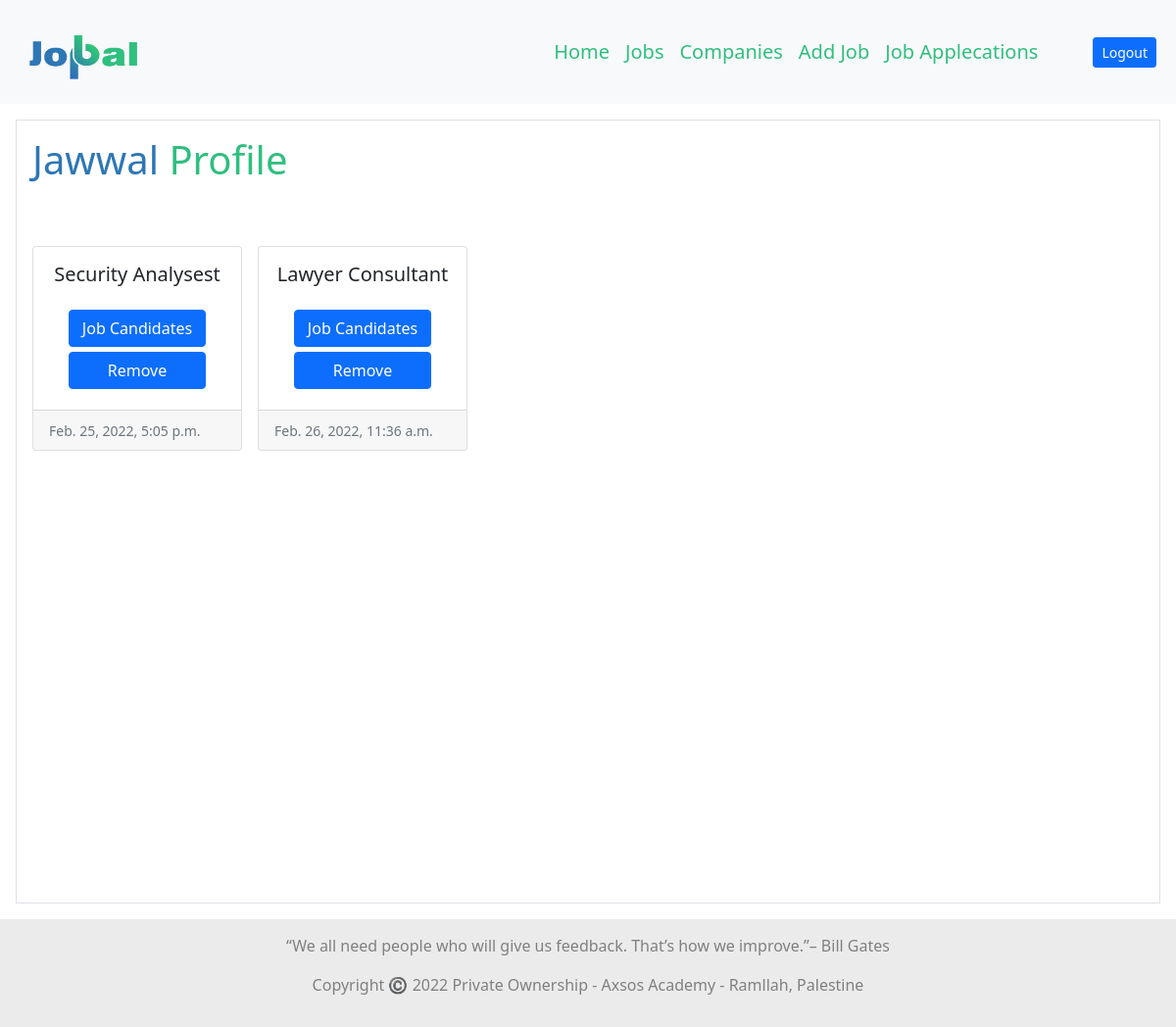
The page /company_jobs (signed in) on the database as committed earlier.
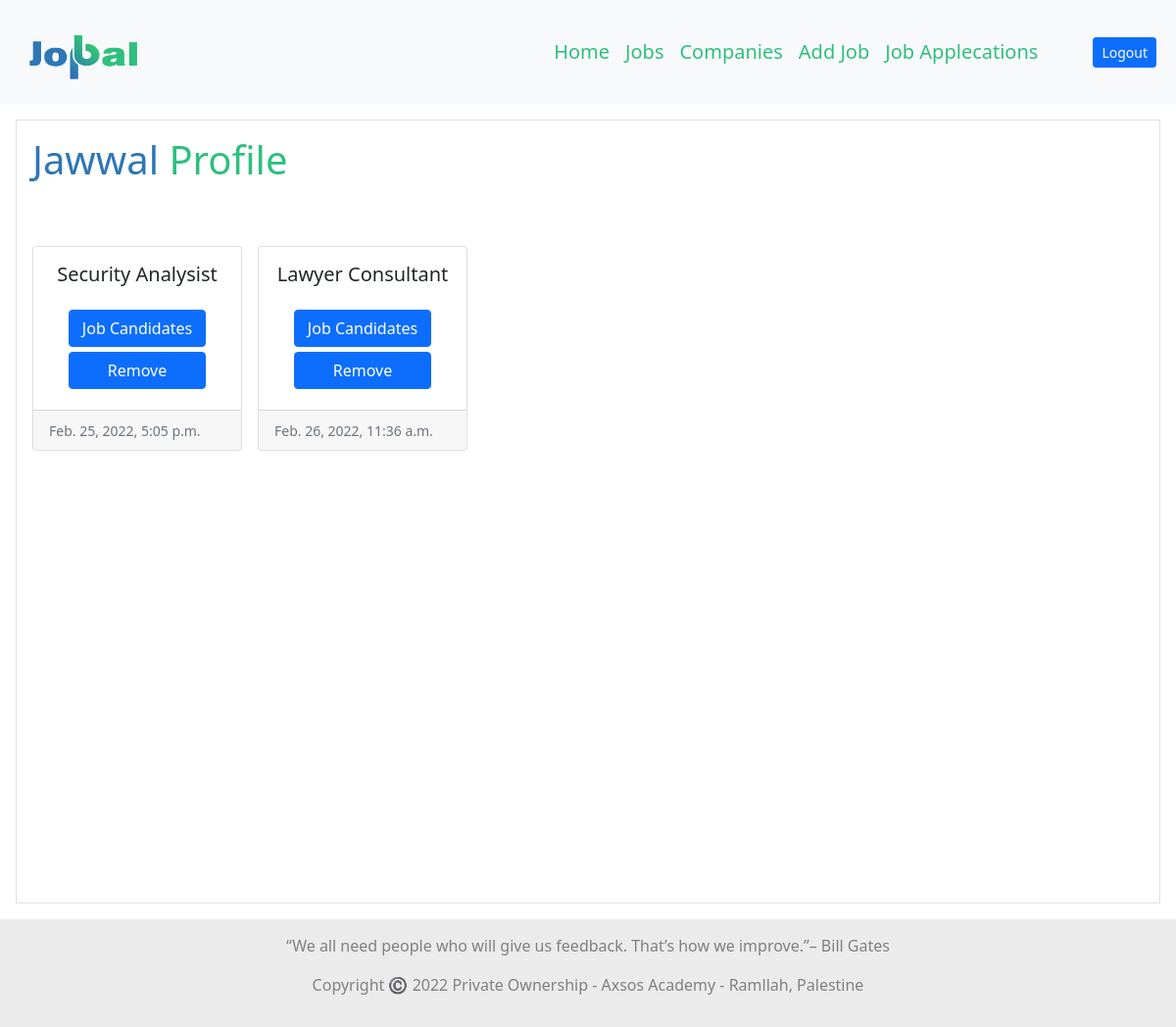
The same page on the database as committed later.
### jobpal_app/models.py (models this page shows)
class Job(models.Model):
    title=models.CharField(max_length=90)
    desc=models.TextField()
    location=models.CharField(max_length=95)
    category=models.CharField(max_length=90)
    user_job = models.ManyToManyField(User, related_name="jobs")
    company_job=models.ForeignKey(Company, related_name="add_job", on_delete = models.CASCADE)
    created_at = models.DateTimeField(auto_now_add=True)
    updated_at = models.DateTimeField(auto_now=True)
    objects = JobManager()

### jobpal_app/views.py (the view)
# urls.py: path('company_jobs', views.company_jobs),
def company_jobs(request):
    this_company=Company.objects.get(id = request.session['company_id'])
    context={
        'all_jobs':Job.objects.filter(company_job=this_company),
        'this_company':this_company
    }
    return render (request,'company_added_jobs.html',context)

### jobpal_app/templates/company_added_jobs.html (shortened to what this page needs)
<!DOCTYPE html>
<html lang="en">
<head>
	{% load static %}
	<link href="https://cdn.jsdelivr.net/npm/bootstrap@5.1.3/dist/css/bootstrap.min.css" rel="stylesheet"
 />
</head>
<body>
    <nav class="navbar navbar-expand-lg navbar-light bg-light p-2">
        <div class="container-fluid">
            <a class="navbar-brand me-5" href="/"><img
                    src="{% static 'img\Untitled-1 copy.png' %}"
                    alt="logo" style="width: 130px; height: 80px;"></a>
            <div class="collapse navbar-collapse justify-content-end" id="navbarNav">
                <ul class="navbar-nav">
                    <li class="nav-item">
                        <a class="nav-link active" aria-current="page" href="/"
                            style="color: #2FBF7F; font-size: 20px;">Home</a>
                    </li>
                    <li class="nav-item">
                        <a class="nav-link" href="/jobs" style="color: #2FBF7F; font-size: 20px;">Jobs</a>
                    </li>
                    <li class="nav-item">
                        <a class="nav-link" href="/companies" style="color: #2FBF7F; font-size: 20px;">Companies</a>
                    </li>
                    {% if request.session.company_id %}
                    <li class="nav-item">
                        <a class="nav-link" href="/add_job" style="color: #2FBF7F; font-size: 20px;">Add Job</a>
                    </li>
                    <li class="nav-item">
                        <a class="nav-link" href="/company_jobs" style="color: #2FBF7F; font-size: 20px;">Job Applecations</a>
                    </li>
                    {% endif %}
                </ul>
            </div>
                <div class="dropdown">
                {% if request.session.user_id or request.session.company_id %}
                    <a class="btn btn-primary  btn-sm ms-5 " href="/logout" role="button" id="dropdownMenuLink"
                     aria-expanded="false">
                   Logout</a>
                {% endif %}
            </div>
        </div>
    </nav>
	<div class="container-lg-fluid m-3 p-3 border" style="height: 100vh;">
		<div class="col-4"><h1  style="color:#2E77B5;">{{this_company.company_name}} <span style="color: #2FBF7F;">Profile</span></h1></div>
		<div class="row  row-cols-2 row-cols-lg-5 g-2 g-lg-3 mt-5 " >
			{% for job in all_jobs %}
			<div class="col-3 ">
				<div class="card h-100 ">
					<div class="card-body" >
						<h5 class="card-title text-center mb-4" >{{job.title}}</h5>
                        <div style="display: flex;justify-content: space-around;flex-wrap: wrap;">
                            <form action="company_jobs/{{job.id}}" class="text-center">
                                <button type="submit" class="btn btn-primary text-center" style="width: 140px;margin-bottom: 5px;">Job Candidates</button>
                            </form>
                            <form action="delete_job/{{job.id}}" class="text-center">
                                <button type="submit" class="btn btn-primary text-center" style="width: 140px;margin-bottom: 5px;">Remove</button>
                            </form>
                        </div>
					</div>
					<div class="card-footer">
						<small class="text-muted">{{job.updated_at}}</small>
					</div>
				</div>
			</div>
			{% endfor %}
		</div>
	</div>
	<footer style="background-color:#ebebeb;padding: 15px;text-align: center;">
		<p style="color: gray;">“We all need people who will give us feedback. That’s how we improve.”– Bill Gates</p>
        <p style="color: gray;">Copyright ©️ 2022 Private Ownership - Axsos Academy - Ramllah, Palestine</p>
	  </footer >
</body>
</html>

Rows that differ between the two databases and show on the page:
changed Job: title "Security Analysest" → "Security Analysist"
